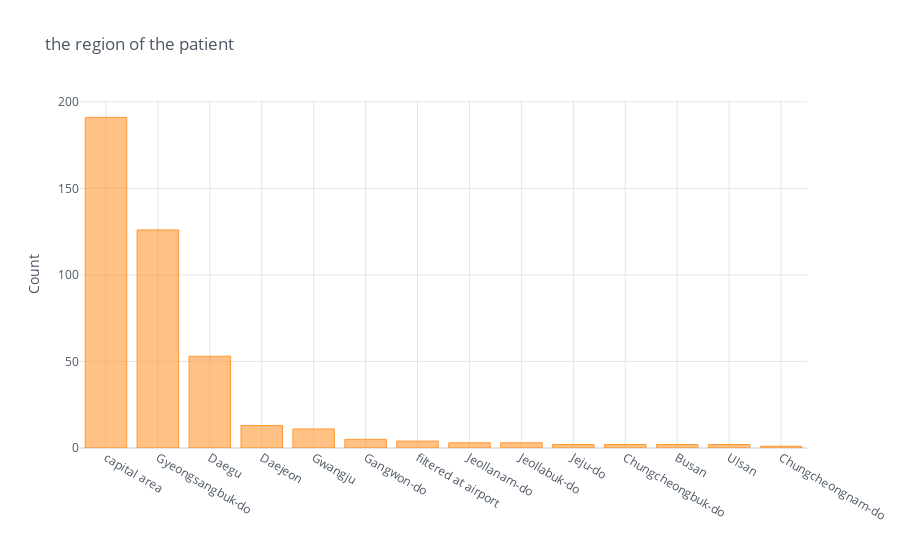

This figure's notebook cell:
### Code cell
region_series = patient['region'].value_counts()
region_series.iplot(kind='bar', yTitle='Count', title='the region of the patient')

### Figure 1 — Plotly figure (JSON) as saved in the notebook; plotly's stock layout.template omitted (floating-point values rounded to 4 significant figures)
{"data": [{"marker": {"color": "rgba(255, 153, 51, 0.6)", "line": {"color": "rgba(255, 153, 51, 1.0)", "width": 1}}, "name": "region", "orientation": "v", "text": "", "type": "bar", "x": ["capital area", "Gyeongsangbuk-do", "Daegu", "Daejeon", "Gwangju", "Gangwon-do", "filtered at airport", "Jeollanam-do", "Jeollabuk-do", "Jeju-do", "Chungcheongbuk-do", "Busan", "Ulsan", "Chungcheongnam-do"], "y": [191, 126, 53, 13, 11, 5, 4, 3, 3, 2, 2, 2, 2, 1]}], "layout": {"legend": {"bgcolor": "#FFFFFF", "font": {"color": "#4D5663"}}, "paper_bgcolor": "#FFFFFF", "plot_bgcolor": "#FFFFFF", "title": {"font": {"color": "#4D5663"}, "text": "the region of the patient"}, "xaxis": {"gridcolor": "#E1E5ED", "showgrid": true, "tickfont": {"color": "#4D5663"}, "title": {"font": {"color": "#4D5663"}, "text": ""}, "zerolinecolor": "#E1E5ED"}, "yaxis": {"gridcolor": "#E1E5ED", "showgrid": true, "tickfont": {"color": "#4D5663"}, "title": {"font": {"color": "#4D5663"}, "text": "Count"}, "zerolinecolor": "#E1E5ED"}}}
